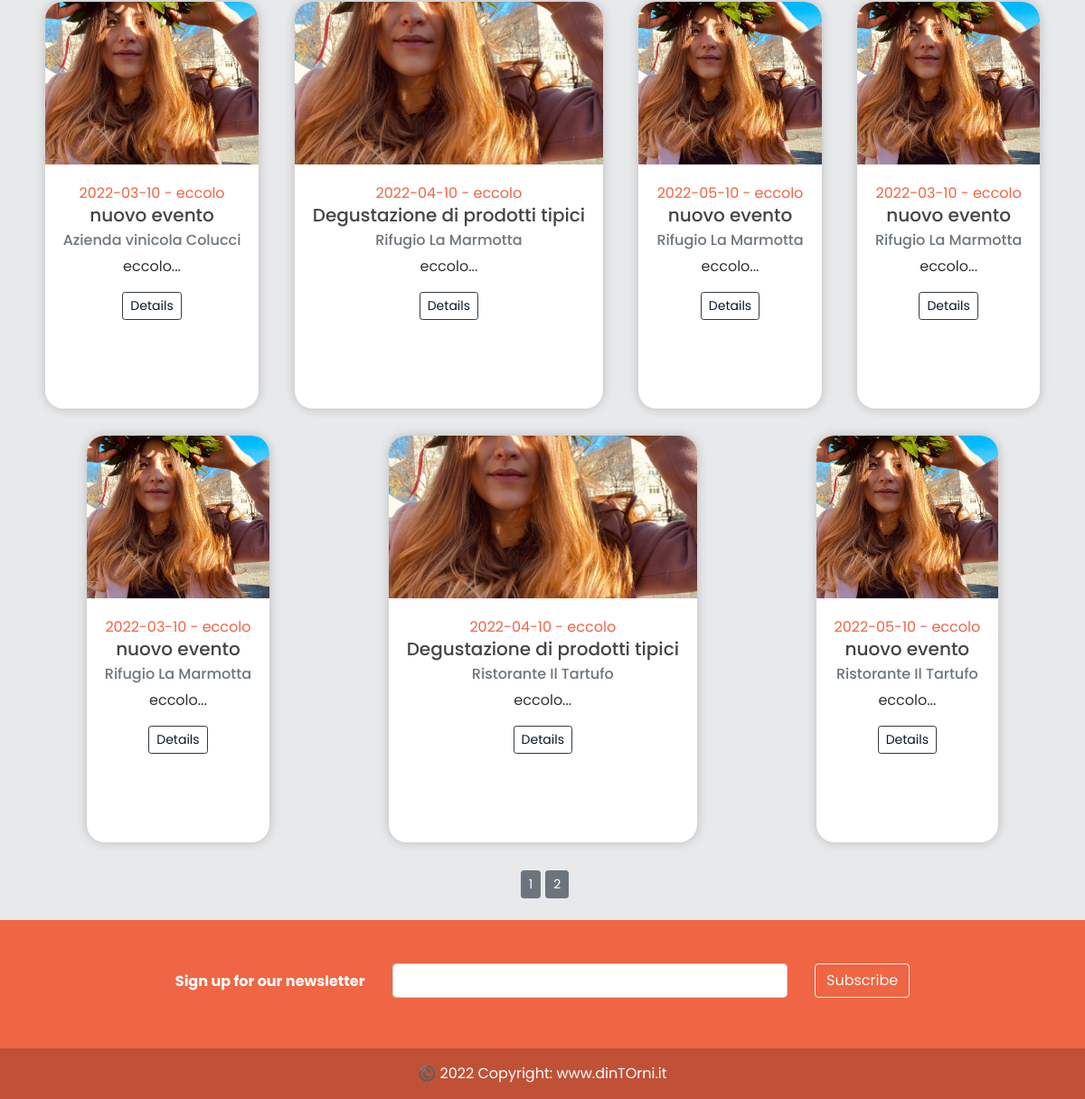
Page /home (lower part) on the earlier database version.
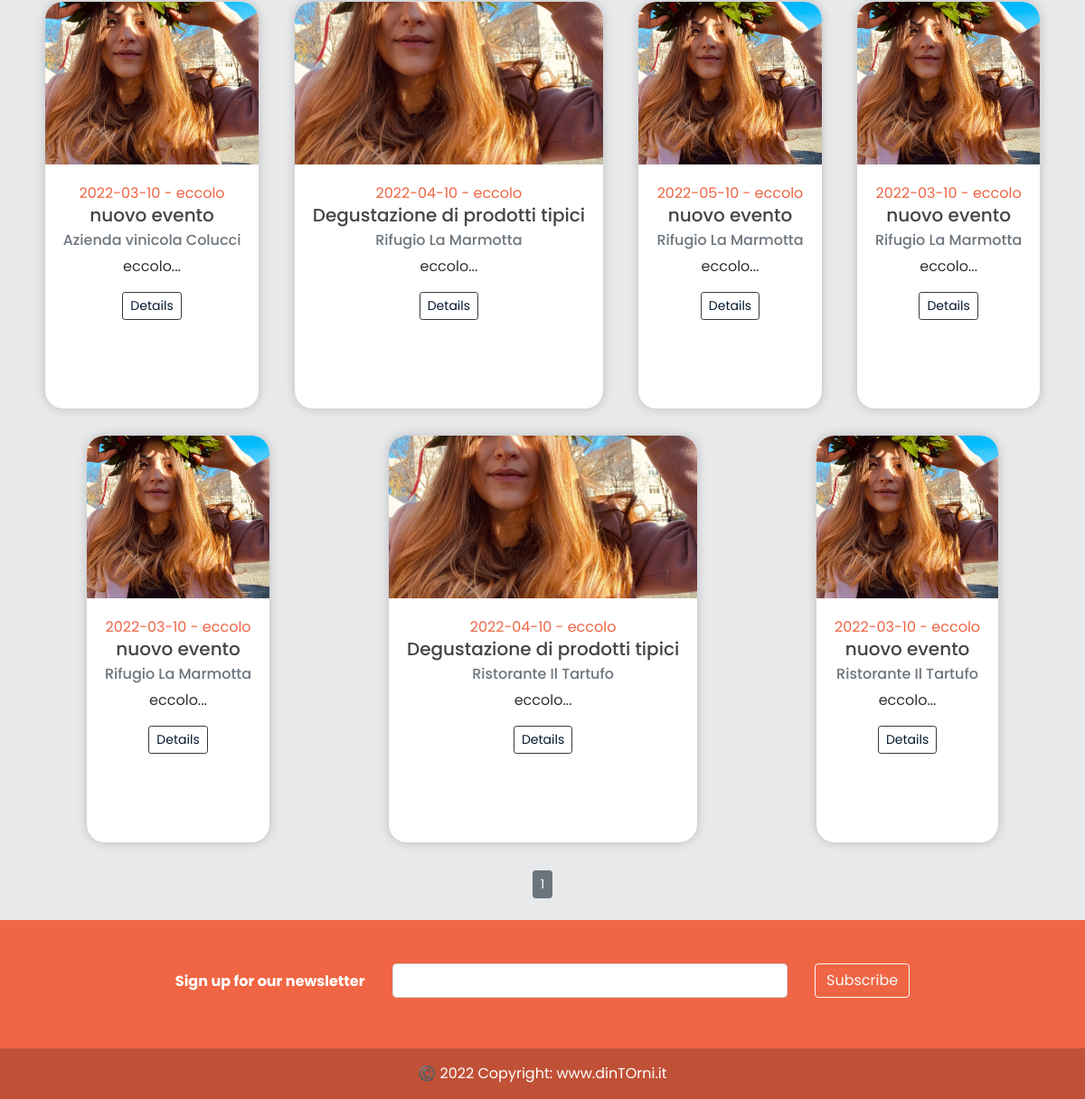
Same page on the later database version.
### models.py (models this page shows, shortened)
class Event(db.Model):
    id = db.Column(db.Integer, primary_key=True)
    title = db.Column(db.String(100), nullable=False)
    date_event = db.Column(db.Date, nullable=False)
    location = db.Column(db.Text, default='eccolo', nullable=False)
    price = db.Column(db.Float, default=1, nullable = True)
    equipment = db.Column(db.Text, default='eccolo', nullable=True)
    min_users = db.Column(db.Integer, default=2, nullable=True)
    date_posted = db.Column(db.DateTime,
                            default=datetime.utcnow())  # default è listante corrente in cui posto
    content = db.Column(db.Text, default='eccolo', nullable=False)
    weaknesses = db.Column(db.Text, default='eccolo', nullable=True)
    image_event1 = db.Column(db.String(20), nullable=False, default='default.jpg')
    image_event2 = db.Column(db.String(20), nullable=False, default='default.jpg')
    image_event3 = db.Column(db.String(20), nullable=False, default='default.jpg')
    business_id = db.Column(db.Integer, db.ForeignKey('business.id'))  # db integer, è una chiave devo specificare la relazi

class User(db.Model, UserMixin):
    _tablename__ = 'user'
    id = db.Column(db.Integer, primary_key=True)
    email = db.Column(db.String(120), unique=True, nullable=False)
    image_file = db.Column(db.String(20), nullable=False, default='default.jpg')
    password = db.Column(db.String(60), nullable=False)
    telephone = db.Column(db.Integer(), nullable=False)
    type= db.Column(db.String(20))
    __mapper_args__={
        'polymorphic_identity': 'user',
        'polymorphic_on': type
    }

class Business(User, db.Model):
    _tablename__ = 'business'
    id = db.Column(db.Integer, db.ForeignKey('user.id'), primary_key=True)
    name = db.Column(db.String(20), unique=True, nullable=False)
    vat_number = db.Column(db.Integer())#rimettere i nullable
    city = db.Column(db.String(20))
    address = db.Column(db.String(30))
    events = db.relationship('Event', backref='creator', lazy=True)
    link_facebook = db.Column(db.String())
    link_instagram = db.Column(db.String())
    link_twitter = db.Column(db.String())
    link_website = db.Column(db.String())
    __mapper_args__ = {
        'polymorphic_identity': 'business',
    }

### app/main/routes.py (the view)
@main.route("/")
@main.route("/home")
def home():
    page = request.args.get('page', 1, type=int) #possiamo passare il numero di post che vogliamo per pagina
    events = Event.query.order_by(Event.date_posted.desc()).paginate(page=page, per_page=10)
    return render_template('home.html', events = events)

### app/templates/home.html (shortened to what this page needs)
{% extends "layout.html" %}
{% block content %}
<div class="card-group" >
    <div class="row justify-content-around">
    {% for event in events.items %}
      <div class="card" id="card_home" style="margin: 15px;">
        <img class="card-img-top" style="width: 100%; height: 15vw; object-fit: cover;" src="{{ url_for('static', filename='events_pics/' + event.image_event1) }}" alt="Event image">
        <div class="card-body align-center">
            <p class="card-text text-center mb-0" style="color: #F06543">{{ event.date_event }} - {{ event.location }}</p>
                <h5 class="card-title text-center mt-0">{{ event.title }}</h5>
            <h6 class="card-subtitle mb-2 text-muted text-center" href="{{ url_for('users.user_events', name=event.creator.name) }}">{{ event.creator.name }}</h6>
            <p class="card-text text-center mb-3">{{ event.content[:35] + "..." }}</p>
            <div class="col text-center mb-0 mt-3">
                  <a href="{{ url_for('events.event', event_id=event.id) }}" class="btn btn-outline-dark btn-sm mb-0" style="color: #04192E">Details</a>
            </div>
        </div>
      </div>
    {% endfor %}
    </div>
</div>
    <div class="container fill d-flex justify-content-center mt-3">
    {% for page_num in events.iter_pages(left_edge=1, right_edge=1, left_current=1, right_current=2) %}
        {% if page_num %}
            {% if events.page == page_num %}
                <a class="btn btn-secondary btn-sm mb-4" style="margin-right: 5px; margin-left: 5px" href="{{ url_for('main.home', page=page_num) }}">{{ page_num }}</a>
            {% else %}
                <a class="btn btn-secondary btn-sm mb-4" href="{{ url_for('main.home', page=page_num) }}">{{ page_num }}</a>
            {% endif %}
        {% endif %}
    {% endfor %}
    </div>
{% endblock content %}

Differences in the rows shown:
removed Event: image_event1 (placeholder picture), date_event "2022-05-10", location "eccolo", title "nuovo evento", creator.name "Ristorante Il Tartufo", content "eccolo..."
now on this page (row unchanged): Event: image_event1 (placeholder picture), date_event "2022-03-10", location "eccolo", title "nuovo evento", creator.name "Ristorante Il Tartufo", content "eccolo..."
Other differences:
list line gone: "2"
